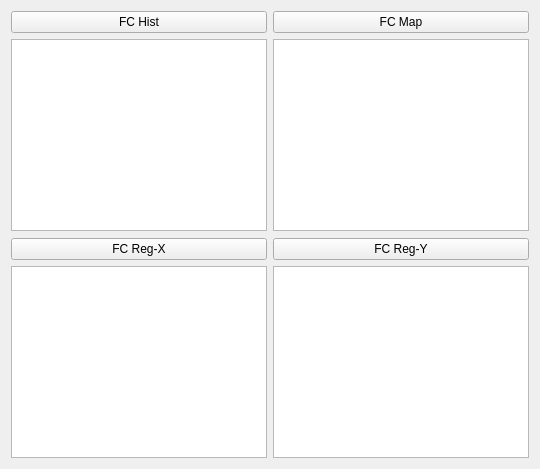
          <widget class="QWidget" name="tab_10">
           <attribute name="title">
            <string>Images</string>
           </attribute>
           <layout class="QGridLayout" name="gridLayout_6">
            <item row="0" column="0">
             <layout class="QGridLayout" name="gridLayout_4">
              <item row="4" column="1">
               <widget class="QGraphicsView" name="alignYImageJPanel">
                <property name="statusTip">
                 <string>fcregY image</string>
                </property>
               </widget>
              </item>
              <item row="4" column="0">
               <widget class="QGraphicsView" name="alignXImageJPanel">
                <property name="statusTip">
                 <string>fcregX image</string>
                </property>
               </widget>
              </item>
              <item row="1" column="1">
               <widget class="QGraphicsView" name="imageJPanel2">
                <property name="statusTip">
                 <string>fcmap image</string>
                </property>
               </widget>
              </item>
              <item row="1" column="0">
               <widget class="QGraphicsView" name="imageJPanel1">
                <property name="mouseTracking">
                 <bool>true</bool>
                </property>
                <property name="statusTip">
                 <string>fchist image</string>
                </property>
               </widget>
              </item>
              <item row="3" column="0">
               <widget class="QPushButton" name="FC_RegX">
                <property name="text">
                 <string>FC Reg-X</string>
                </property>
               </widget>
              </item>
              <item row="3" column="1">
               <widget class="QPushButton" name="FC_RegY">
                <property name="text">
                 <string>FC Reg-Y</string>
                </property>
               </widget>
              </item>
              <item row="0" column="0">
               <widget class="QPushButton" name="FC_Hist">
                <property name="text">
                 <string>FC Hist</string>
                </property>
               </widget>
              </item>
              <item row="0" column="1">
               <widget class="QPushButton" name="FC_Map">
                <property name="text">
                 <string>FC Map</string>
                </property>
               </widget>
              </item>
              <item row="2" column="0">
               <spacer name="verticalSpacer_7">
                <property name="orientation">
                 <enum>Qt::Vertical</enum>
                </property>
                <property name="sizeType">
                 <enum>QSizePolicy::Fixed</enum>
                </property>
                <property name="sizeHint" stdset="0">
                 <size>
                  <width>5</width>
                  <height>1</height>
                 </size>
                </property>
               </spacer>
              </item>
             </layout>
            </item>
           </layout>
          </widget>
